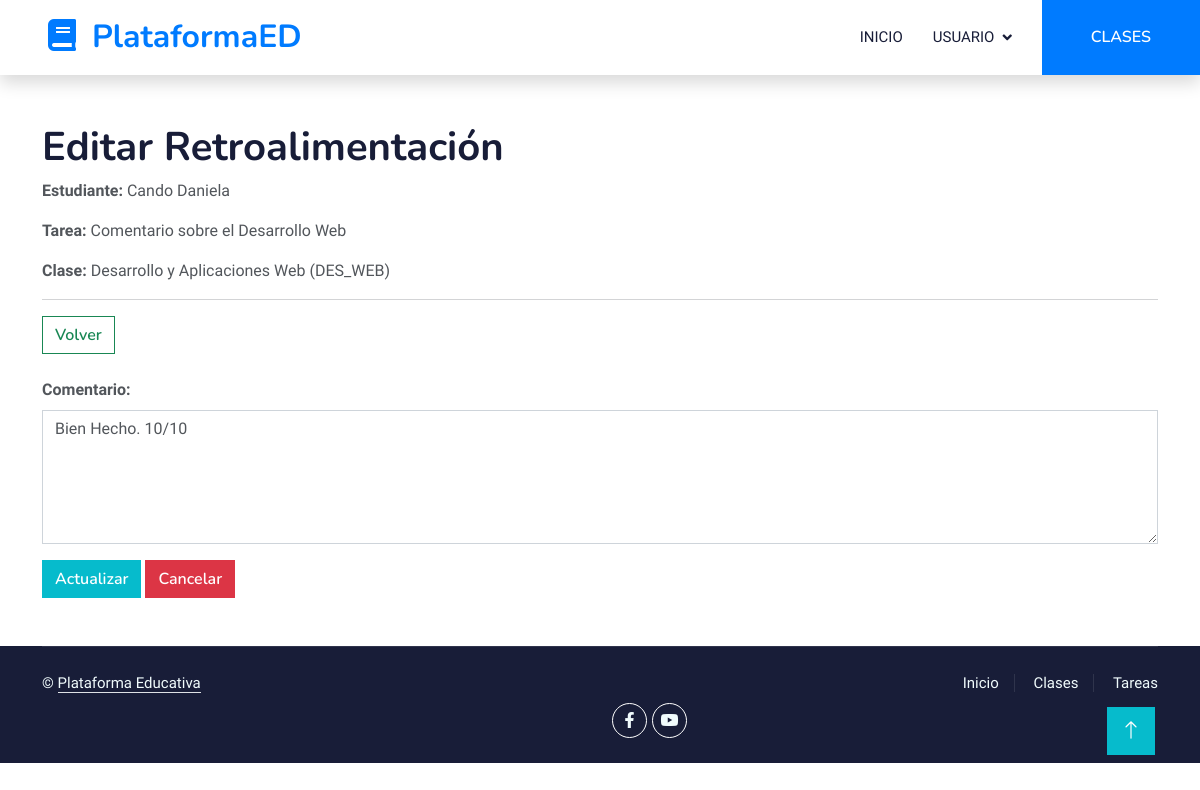
The app's page /retroalimentacion/14/editar/ (signed in) with its own data.
### Aplicaciones/Clase/models.py (models this page shows, shortened)
class Retroalimentacion(models.Model):
    id = models.AutoField(primary_key=True)
    entrega = models.ForeignKey(Entrega, on_delete=models.CASCADE, related_name="retroalimentaciones")
    maestro = models.ForeignKey(CustomUser, on_delete=models.CASCADE, limit_choices_to={'es_maestro': True}, related_name="retroalimentaciones")
    comentario = models.TextField()
    fecha_retroalimentacion = models.DateTimeField(auto_now_add=True)

class Entrega(models.Model):
    id = models.AutoField(primary_key=True)
    tarea = models.ForeignKey(Tarea, on_delete=models.CASCADE, related_name="entregas")
    estudiante = models.ForeignKey(CustomUser, on_delete=models.CASCADE, limit_choices_to={'es_maestro': False}, related_name="entregas")
    archivo = models.FileField(upload_to="entregas/")
    comentario = models.TextField(blank=True, null=True)
    fecha_entrega = models.DateTimeField(auto_now_add=True)

class CustomUser(AbstractUser):
    es_maestro = models.BooleanField(default=False)

class Tarea(models.Model):
    id = models.AutoField(primary_key=True)
    clase = models.ForeignKey(Clase, on_delete=models.CASCADE, related_name="tareas")
    titulo = models.CharField(max_length=255)
    descripcion = models.TextField()
    fecha_entrega = models.DateField()

class Clase(models.Model):
    id = models.AutoField(primary_key=True)
    titulo = models.CharField(max_length=255)
    descripcion = models.TextField()
    maestro = models.ForeignKey(CustomUser, on_delete=models.CASCADE, limit_choices_to={'es_maestro': True}, related_name="clases")
    video_url = models.URLField(blank=True, null=True)
    fecha_publicacion = models.DateTimeField(auto_now_add=True)
    def __str__(self):
        return self.titulo

### Aplicaciones/Clase/views.py (the view, shortened to what this page needs)
# urls.py: path('retroalimentacion/<int:retro_id>/editar/', views.editarRetroalimentacion, name='editarRetroalimentacion'),
@login_required
def editarRetroalimentacion(request, retro_id):
    retroalimentacion = get_object_or_404(Retroalimentacion, id=retro_id)
    if retroalimentacion.maestro != request.user:
        messages.error(request, "No tienes permiso para editar esta retroalimentación.")
        return redirect("verRetroalimentacion", retroalimentacion.entrega.id)
    return render(request, "editarRetroalimentacion.html", {"retroalimentacion": retroalimentacion})

### Aplicaciones/Clase/templates/editarRetroalimentacion.html (shortened to what this page needs)
{% extends "./plantilla.html" %}
{% block body %}
<div class="container mt-5">
    <h1>Editar Retroalimentación</h1>
    <p><strong>Estudiante:</strong> {{ retroalimentacion.entrega.estudiante.last_name }}&nbsp;{{ retroalimentacion.entrega.estudiante.first_name }}</p>
    <p><strong>Tarea:</strong> {{ retroalimentacion.entrega.tarea.titulo }}</p>
    <p><strong>Clase:</strong> {{ retroalimentacion.entrega.tarea.clase }}</p>
    <hr>
    <a href="{% url 'verRetroalimentacion' retroalimentacion.entrega.id %}" class="btn btn-outline-success">Volver</a>
    <br><br>
    <form method="post" id="frm_edit_retro">
        <div class="mb-3">
            <label for="comentario" class="form-label"><strong>Comentario:</strong></label>
            <textarea name="comentario" id="comentario" class="form-control" rows="5" required>{{ retroalimentacion.comentario }}</textarea>
        </div>
        <button type="submit" class="btn btn-primary">Actualizar</button>
        <a href="{% url 'verRetroalimentacion' retroalimentacion.entrega.id %}" class="btn btn-danger">Cancelar</a>
    </form>
</div>
<br><br>
{% endblock %}

### plataforma/static/plantilla/elearning/css/style.css (style rules this page uses)
:root { --primary: #007bff; --light: #F0FBFC; --dark: #181d38; }
.btn { font-family: 'Nunito', sans-serif; font-weight: 600; transition: .5s; }
.btn.btn-primary, .btn.btn-secondary { color: #FFFFFF; }

### records on screen
Retroalimentacion: entrega.estudiante.last_name "Cando", entrega.estudiante.first_name "Daniela", entrega.tarea.titulo "Comentario sobre el Desarrollo Web", entrega.tarea.clase "Desarrollo y Aplicaciones Web (DES_WEB)", comentario "Bien Hecho. 10/10"
